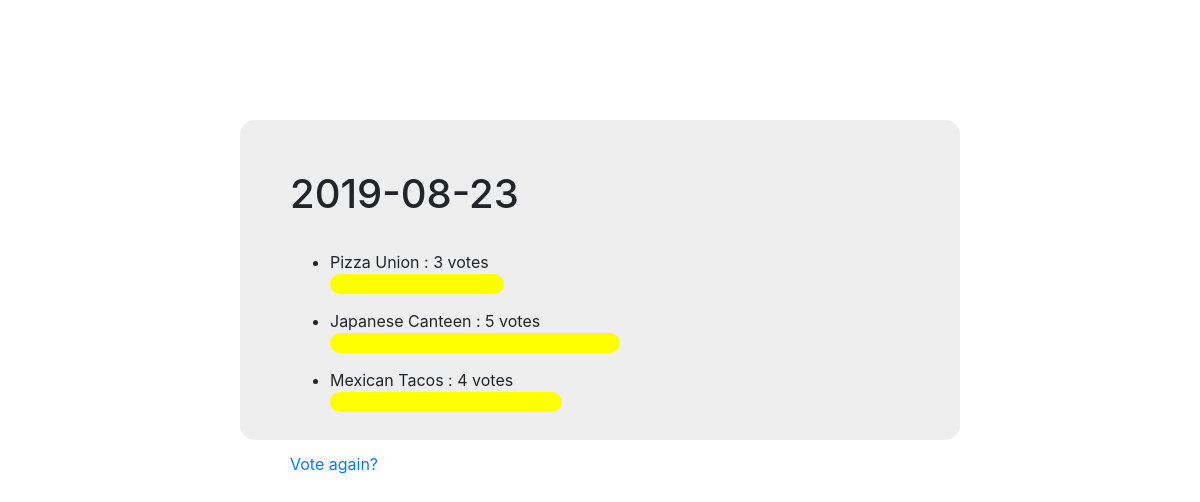
The page /polls/6/results/ on the database as committed earlier.
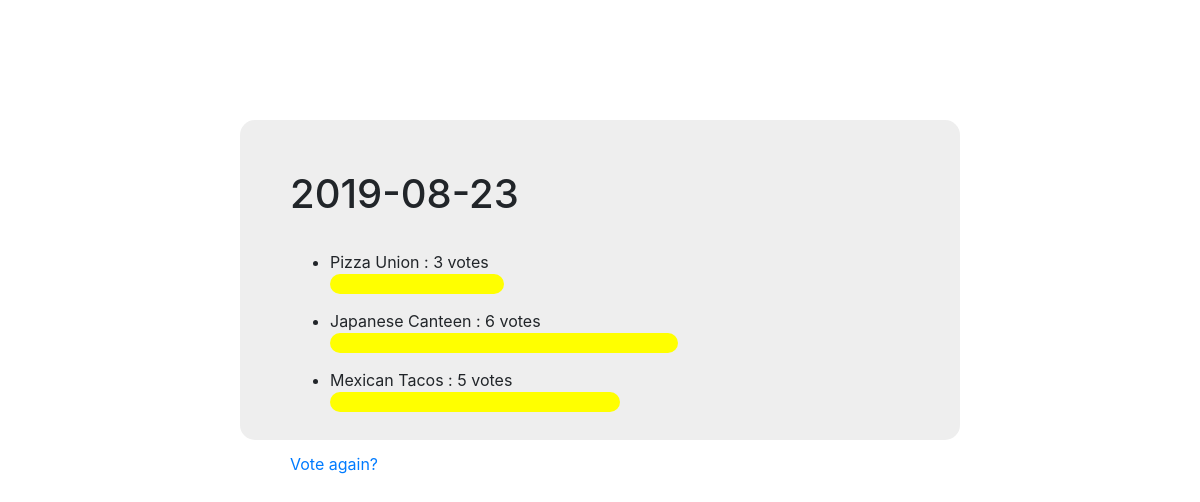
The same page on the database as committed later.
### polls/models.py (models this page shows, shortened)
class Question(models.Model):
    question_text = models.CharField(max_length=200)
    pub_date = models.DateTimeField('date published')

class Choice(models.Model):
    question = models.ForeignKey(Question, on_delete=models.CASCADE)
    choice_text = models.CharField(max_length=200)
    votes = models.IntegerField(default=0)

### polls/views.py (the view)
# urls.py: path('<int:pk>/results/', views.ResultsView.as_view(), name='results'),
class ResultsView(generic.DetailView):
    model = Question
    template_name = 'polls/results.html'

### polls/templates/polls/results.html (shortened to what this page needs)
<link rel="stylesheet" href="https://stackpath.bootstrapcdn.com/bootstrap/4.1.3/css/bootstrap.min.css"
>
<div style="background-color:#eeeeee;padding:50px;margin:10% 20%;height:40%;width:60%;border-radius:15px;">
  <h1>{{ question.question_text }}</h1>
  <br />
  <ul>
    {% for choice in question.choice_set.all %}
    <li>{{ choice.choice_text }} : {{ choice.votes }} vote{{ choice.votes|pluralize }}</li>
    <div style="width:{{ choice.votes }}0%; height:20px;background-color:yellow;margin-bottom:15px;border-radius:15px;"></div>
    {% endfor %}
  </ul>
  <br />
  <a href="{% url 'polls:detail' question.id %}">Vote again?</a>
</div>

Rows that differ between the two databases and show on the page:
changed Choice "Japanese Canteen": votes "5" → "6"
changed Choice "Mexican Tacos": votes "4" → "5"
